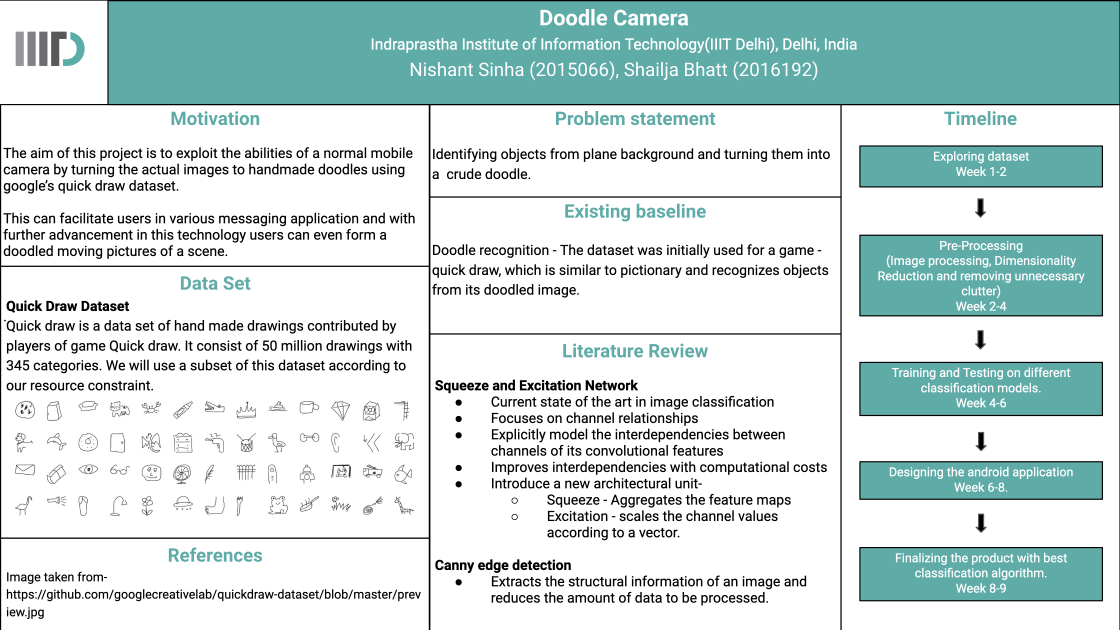
#> input picture Data/Doodle Camera.png, 3360 x 1888 px (shown at 1/3 size)
$ python -i output.py   (imports and definitions only)
#> lines starting #> are read from the running program, lines starting #| are printed output that depends on the picture; after the words box and inside, x2 and y2 are one past the last pixel; in counts of white or black regions, pixels touching at a corner belong together
#> further down, picture is the input picture: shape (1888, 3360, 3); mean B, G, R 219.4, 220.3, 203
import cv2
import numpy as np
import ndjson
import matplotlib.pyplot as plt
import os
from sklearn.decomposition import PCA


# a = np.load('full_numpy_bitmap_flower.npy')
# a = np.load('full_numpy_bitmap_flower.npy')
# img = cv2.imread('flower.jpg')

def canny(img):
    # img = cv2.imread('flower.jpg')
    # img = cv2.blur(img,(3,3))
    img = cv2.Canny(img, 100, 200)
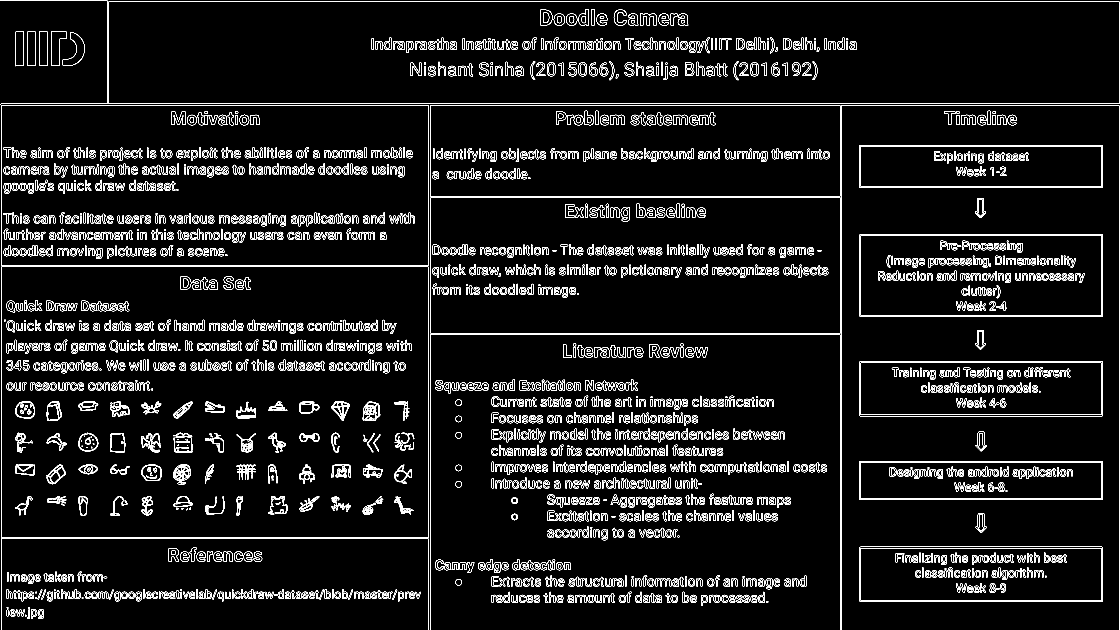
#> img: shape (1888, 3360) (shown at 1/3 size); 4.3% white in thin lines or dots
    cv2.imwrite('After canny.png', img)
    return img


def sketch(img):
    img = canny(img)
    temp = int((np.amin(np.array([img.shape[0], img.shape[1]]))) / 60)
#> temp = 31
    kernel = np.ones((temp, temp), np.uint8)
    img_dilation = cv2.dilate(img, kernel, iterations=1)
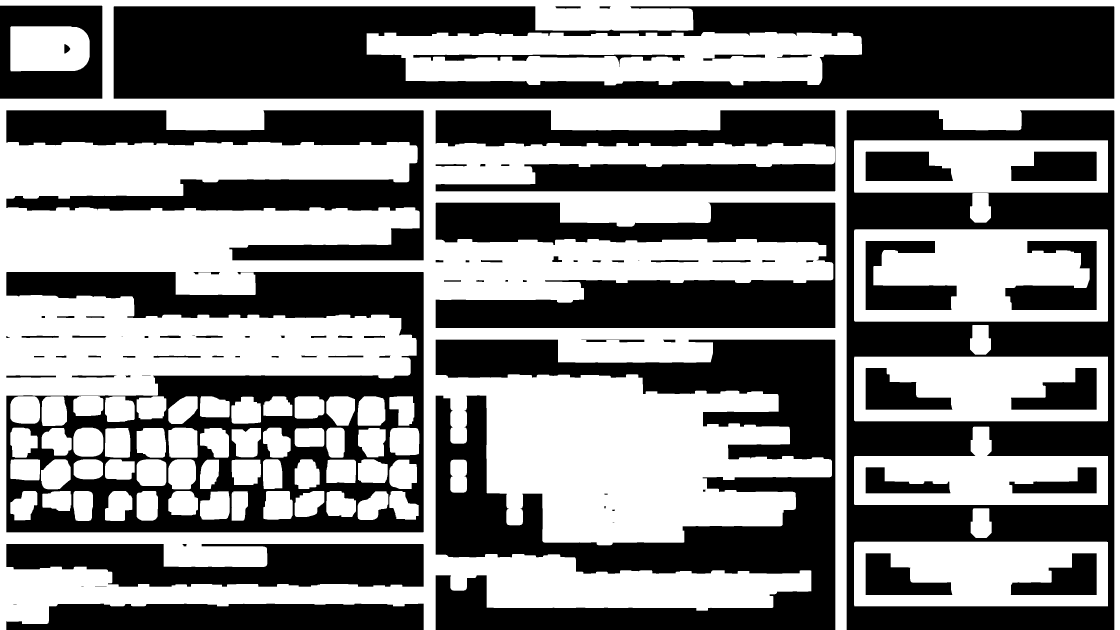
#> img_dilation: shape (1888, 3360) (shown at 1/3 size); 51% white; 88 black regions (6 under 20 px), largest, box (x1, y1, x2, y2) and area: (341, 19, 3343, 296) 604459, (1307, 1019, 2506, 1888) 491930, (2540, 331, 3343, 1888) 478380
    img_erosion = cv2.erode(img, kernel, iterations=1)
#> img_erosion: shape (1888, 3360); every value is 0
    img_dilation = cv2.resize(img_dilation, (28, 28), interpolation=cv2.INTER_AREA)
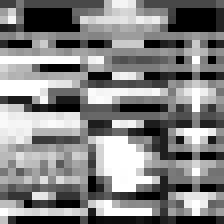
#> img_dilation: shape (28, 28) (shown 8 times larger); min 0, max 255, mean 130
    cv2.imwrite("After sketch.png",img_dilation )
    return img_dilation


# [6 lines of commented-out code are left out]

# [29 lines left out: functions map, cosine_sim, preprocess, not called in this run]


def crop(img, coordinate):
    crp = img[coordinate[0][0]:coordinate[2][0], coordinate[0][1]:coordinate[1][1]]
    return crp


# [41 lines left out: functions set, closest, final, not called in this run]


# [4 lines of commented-out code are left out]

typee = ['horse', 'dog']
cord = [[[15, 94], [527, 94], [15, 377], [527, 377]], [[554, 255], [758, 255], [554, 377], [758, 377]]]
img_loc = 'Data/dog_horse.jpg'
# [1 line not run here, left out]
# [1 line that did not run here, left out]

>>> import cv2
>>> picture = cv2.imread('Data/Doodle Camera.png')
>>> result = sketch(picture)
